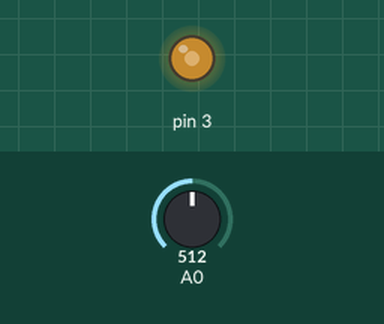
Bench run of a sketch on a simulated Arduino Uno, built with avr-gcc and run on an emulated ATmega328P. On the bench: output pins drawn as LEDs (lit = HIGH). The test bench sets the inputs (shaded band); at power-on: A0 = 512.

Above: at 1.2 s.
1.3 s: A0 set to 716
At 1.7 s:
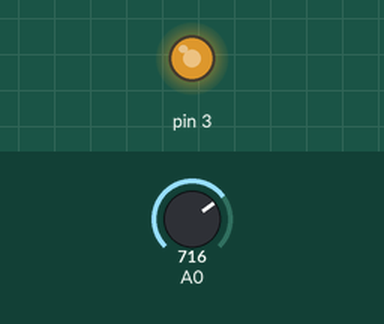
2.8 s: A0 set to 900
At 4.0 s:
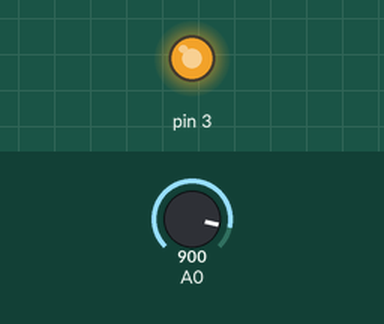
4.3 s: A0 set to 122
At 5.2 s:
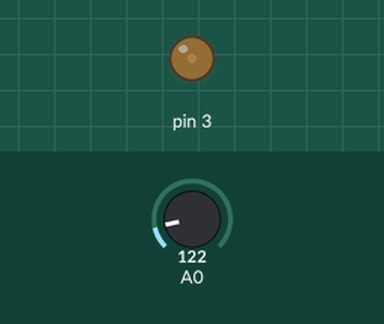
5.8 s: A0 set to 0
At 6.3 s:
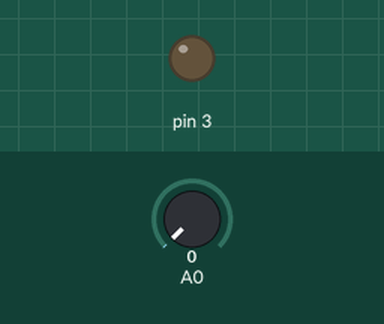
Timing chart, 0 to 8.3 s (numbered marks = the images above; inputs shaded):
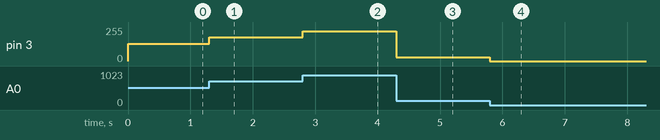

The sketch:

Pot2Servo.ino
```cpp
int inputPot = 0;
void setup() {
  pinMode(3, OUTPUT);
}

// the loop function runs over and over again forever
void loop() {
  inputPot = analogRead(0)/4;
  analogWrite(3,inputPot);
}
```

Measured:
- after the input at 1.3 s, pin 3: 128/255 → 179/255 at once
- after the input at 2.8 s, pin 3: 179/255 → 225/255 at once
- after the input at 4.3 s, pin 3: 225/255 → 30/255 at once
- after the input at 5.8 s, pin 3: 30/255 → 0/255 at once
